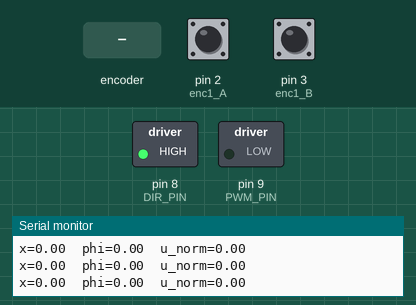
Simulated run of this sketch. Board: Arduino Uno, built with avr-gcc and run on an emulated ATmega328P. On the bench: switched loads named in the sketch (green lamp = pin HIGH), the last lines printed to the serial monitor. The test bench sets the inputs (shaded band); at power-on: pin 2 (enc1_A) HIGH, pin 3 (enc1_B) HIGH.

Above: at 1.2 s.
1.3 s: rotary encoder on pin 2 (enc1_A) / pin 3 (enc1_B) turned 1 step (first pin leading)
At 2.2 s:
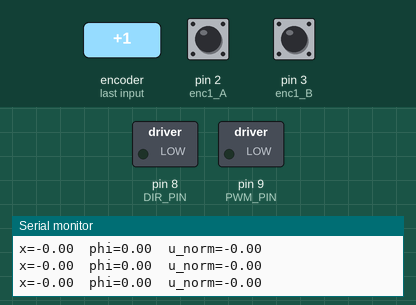
Timing chart, 0 to 4.3 s (numbered marks = the images above; inputs shaded):
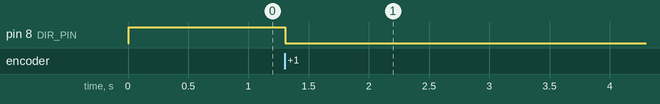

Measured:
- after the input at 1.3 s, pin 8 (DIR_PIN): HIGH → LOW at once

The sketch:

control.ino
```cpp
/* ============================================================
   INVERTED PENDULUM - OBSERVER-BASED STATE FEEDBACK CONTROL
   ------------------------------------------------------------
   Measured: x (cart pos), phi (angle)
   Estimated: x_hat, xdot_hat, phi_hat, phidot_hat via observer
   Control:  u = -K * (x_hat - x_ref)
   Output:   Motor PWM and direction pin
   ============================================================ */

#include <Arduino.h>

/* ------------------------------------------------------------
   ENCODER PINS (CHANGE TO YOUR SETUP)
   ------------------------------------------------------------ */
const int enc1_A = 2;   // cart encoder
const int enc1_B = 3;

const int enc2_A = 4;   // pendulum encoder
const int enc2_B = 5;

/* ------------------------------------------------------------
   MOTOR DRIVER PINS
   ------------------------------------------------------------ */
const int PWM_PIN = 9;
const int DIR_PIN = 8;

/* ------------------------------------------------------------
   ENCODER & MECHANICAL PARAMETERS
   ------------------------------------------------------------ */
const float ENC1_CPR = 1024.0f;       // cart encoder CPR
const float ENC2_CPR = 1024.0f;       // pendulum encoder CPR

const float WHEEL_RADIUS = 0.02f;     // 2 cm
const float GEAR_RATIO   = 1.0f;      // direct drive

const float ENC2_TO_RAD = 2.0f * PI / ENC2_CPR;

/* ------------------------------------------------------------
   SYSTEM MATRICES (CONTINUOUS-TIME)
   ------------------------------------------------------------ */

// A matrix
const float A_mat[4][4] = {
  { 0.0f,        1.0f,        0.0f,       0.0f        },
  { 0.0f,       -0.6369427f,  0.8426752f, 0.0f        },
  { 0.0f,        0.0f,        0.0f,       1.0f        },
  { 0.0f,       -1.8198362f, 30.4076433f, 0.0f        }
};

// B matrix
const float B_mat[4] = {
  0.0f,
  6.3694268f,
  0.0f,
  18.1983621f
};

// C matrix
const float C_mat[2][4] = {
  { 1.0f, 0.0f, 0.0f, 0.0f },  // x
  { 0.0f, 0.0f, 1.0f, 0.0f }   // phi
};

/* ------------------------------------------------------------
   STATE FEEDBACK GAIN K (FROM YOUR MATLAB pole placement)
   ------------------------------------------------------------ */
float K[4] = {
  -4.70999469f,   // x
  -3.67735311f,   // x_dot
   13.15428331f,  // phi
    2.46066824f   // phi_dot
};

/* ------------------------------------------------------------
   OBSERVER GAIN L (FROM MATLAB place(A',C',obs_poles)')
   ------------------------------------------------------------ */
float L[4][2] = {
  { 43.74203846f,   3.84820935f },
  {452.35889510f,  82.98441431f },
  {  2.30030249f,  43.62106154f },
  { 11.13218361f, 487.18744050f }
};

/* ------------------------------------------------------------
   GLOBAL VARIABLES
   ------------------------------------------------------------ */
volatile long enc1_count = 0;
volatile long enc2_count = 0;

float Ts = 0.005f;          // 5ms loop time
unsigned long last_time_us = 0;

float x_hat[4] = {0, 0, 0, 0};
float u_prev = 0.0f;

/* ------------------------------------------------------------
   ENCODER INTERRUPTS
   ------------------------------------------------------------ */
void enc1A_ISR() { enc1_count += (digitalRead(enc1_A) == digitalRead(enc1_B)) ? 1 : -1; }
void enc1B_ISR() { enc1_count += (digitalRead(enc1_A) != digitalRead(enc1_B)) ? 1 : -1; }

void enc2A_ISR() { enc2_count += (digitalRead(enc2_A) == digitalRead(enc2_B)) ? 1 : -1; }
void enc2B_ISR() { enc2_count += (digitalRead(enc2_A) != digitalRead(enc2_B)) ? 1 : -1; }

/* ------------------------------------------------------------
   MOTOR OUTPUT
   ------------------------------------------------------------ */
void setMotor(float u_norm)
{
    if (u_norm >  1.0f) u_norm =  1.0f;
    if (u_norm < -1.0f) u_norm = -1.0f;

    int dir = (u_norm >= 0.0f) ? HIGH : LOW;
    float duty = fabs(u_norm);

    analogWrite(PWM_PIN, (int)(duty * 255.0f));
    digitalWrite(DIR_PIN, dir);
}

/* ------------------------------------------------------------
   SETUP
   ------------------------------------------------------------ */
void setup() {
    Serial.begin(115200);

    pinMode(PWM_PIN, OUTPUT);
    pinMode(DIR_PIN, OUTPUT);

    pinMode(enc1_A, INPUT_PULLUP);
    pinMode(enc1_B, INPUT_PULLUP);
    pinMode(enc2_A, INPUT_PULLUP);
    pinMode(enc2_B, INPUT_PULLUP);

    attachInterrupt(digitalPinToInterrupt(enc1_A), enc1A_ISR, CHANGE);
    attachInterrupt(digitalPinToInterrupt(enc1_B), enc1B_ISR, CHANGE);
    attachInterrupt(digitalPinToInterrupt(enc2_A), enc2A_ISR, CHANGE);
    attachInterrupt(digitalPinToInterrupt(enc2_B), enc2B_ISR, CHANGE);

    last_time_us = micros();
}

/* ------------------------------------------------------------
   MAIN CONTROL LOOP
   ------------------------------------------------------------ */
void loop() {
    unsigned long now_us = micros();
    if (now_us - last_time_us < (unsigned long)(Ts * 1e6)) return;
    last_time_us = now_us;

    /* --- 1. Read encoders --- */
    long c1 = enc1_count;
    long c2 = enc2_count;

    float x = (float)c1 / ENC1_CPR * 2.0f * PI * WHEEL_RADIUS / GEAR_RATIO;
    float phi = (float)c2 * ENC2_TO_RAD;

    float y[2] = { x, phi };

    /* --- 2. Observer update --- */

    // y_hat = C * x_hat
    float y_hat[2] = {0,0};
    for (int i = 0; i < 2; i++)
      for (int j = 0; j < 4; j++)
        y_hat[i] += C_mat[i][j] * x_hat[j];

    // innovation
    float e[2] = { y[0] - y_hat[0], y[1] - y_hat[1] };

    // x_hat_dot = A*x_hat + B*u_prev + L*e
    float x_hat_dot[4] = {0,0,0,0};

    for (int i = 0; i < 4; i++)
    {
        for (int j = 0; j < 4; j++)
            x_hat_dot[i] += A_mat[i][j] * x_hat[j];

        x_hat_dot[i] += B_mat[i] * u_prev;
        x_hat_dot[i] += L[i][0] * e[0] + L[i][1] * e[1];
    }

    // integrate
    for (int i = 0; i < 4; i++)
        x_hat[i] += Ts * x_hat_dot[i];

    /* --- 3. Control: u = -K*(x_hat - x_ref) --- */

    float x_ref = 0.0f;
    float phi_ref = 0.0f;

    float err[4] = {
      x_hat[0] - x_ref,
      x_hat[1],
      x_hat[2] - phi_ref,
      x_hat[3]
    };

    float u = 0;
    for (int i = 0; i < 4; i++)
        u -= K[i] * err[i];

    /* scale down to PWM range */
    float u_norm = u * 0.05f;
    u_prev = u;

    setMotor(u_norm);

    /* --- 4. Debugging --- */
    Serial.print("x=");
    Serial.print(x);
    Serial.print("  phi=");
    Serial.print(phi);
    Serial.print("  u_norm=");
    Serial.println(u_norm);
}
```
